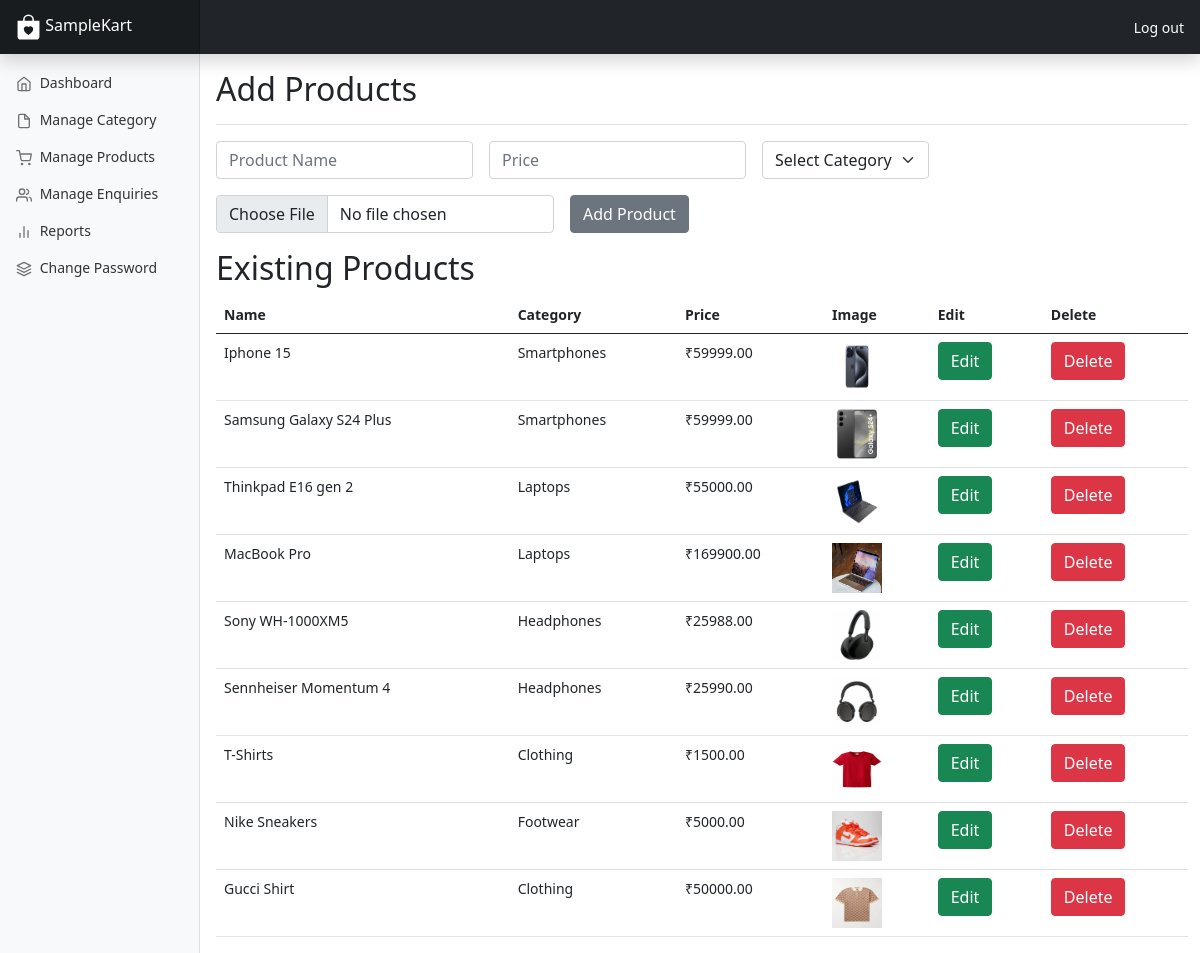
Screenshot of /products/ with the database file from the repository.
### myapp/models.py (models this page shows, shortened)
class Product(models.Model):
    name=models.CharField(max_length=100,blank=False,null=False)
    price=models.DecimalField(max_digits=10,decimal_places=2,null=False,blank=False)
    image=models.ImageField(upload_to="product_images/",null=True,blank=True)
    category=models.ForeignKey(Category,on_delete=models.CASCADE,related_name="products")
    class Meta:
        verbose_name_plural="Products"

class Category(models.Model):
    category_name=models.CharField(max_length=100,blank=False,null=False)
    def __str__(self):
        return self.category_name
    class Meta:
        verbose_name_plural="Categories"

### myapp/views.py (the view, shortened to what this page needs)
# urls.py: path("products/",views.manage_products,name="manage_products"),
def manage_products(request):
    categories=Category.objects.all()
    products=Product.objects.all()
    return render(request,"manage_products.html",{
        "products": products,
        "categories": categories
    })

### myapp/templates/manage_products.html (shortened to what this page needs)
<!doctype html>
{% load static %}
<html lang="en">
    <head>
        <link href="{% static 'assets\dist\css\bootstrap.min.css' %}" rel="stylesheet">
        <link rel="stylesheet" href="{% static "css\index.css" %}">
        <link href="{% static "css\dashboard.css" %}" rel="stylesheet">
    </head>
<body>
<header class="navbar navbar-dark sticky-top bg-dark flex-md-nowrap p-0 shadow">
    <a class="navbar-brand col-md-3 col-lg-2 me-0 px-3" href="{% url "home" %}">
         SampleKart
    </a>
    <div class="navbar-nav">
        <div class="nav-item text-nowrap">
            <a class="nav-link px-3 white" href="{% url "home" %}">Log out</a>
        </div>
    </div>
</header>
<div class="container-fluid">
    <div class="row">
        <nav id="sidebarMenu" class="col-md-3 col-lg-2 d-md-block bg-light sidebar collapse">
            <div class="position-sticky pt-3">
                <ul class="nav flex-column">
                    <li class="nav-item">
                    <a class="nav-link" aria-current="page" href="{% url "dashboard" %}">
                        <span data-feather="home"></span>
                        Dashboard
                    </a>
                    </li>
                    <li class="nav-item">
                    <a class="nav-link" href="{% url "manage_categories" %}">
                        <span data-feather="file"></span>
                        Manage Category
                    </a>
                    </li>
                    <li class="nav-item">
                    <a class="nav-link" href="{% url "manage_products" %}">
                        <span data-feather="shopping-cart"></span>
                        Manage Products
                    </a>
                    </li>
                    <li class="nav-item">
                    <a class="nav-link" href="#">
                        <span data-feather="users"></span>
                        Manage Enquiries
                    </a>
                    </li>
                    <li class="nav-item">
                    <a class="nav-link" href="#">
                        <span data-feather="bar-chart-2"></span>
                        Reports
                    </a>
                    </li>
                    <li class="nav-item">
                    <a class="nav-link" href="#">
                        <span data-feather="layers"></span>
                        Change Password
                    </a>
                    </li>
                </ul>
            </div>
        </nav>
        <main class="col-md-9 ms-sm-auto col-lg-10 px-md-4">
            <div class="d-flex justify-content-between flex-wrap flex-md-nowrap align-items-center pt-3 pb-2 mb-3 border-bottom">
                <h1 class="h2">Add Products</h1>
            </div>
            <form method="post" enctype="multipart/form-data" class='row g-3'>
                <div class='col-auto'>
                    <input type="text" name="name" placeholder="Product Name" class='form-control' required>
                </div>
                <div class='col-auto'>
                    <input type="number" step="0.01" name="price" placeholder="Price" class='form-control' required>
                </div>
                <div class='col-auto'>
                    <select name="category_id" class='form-select' required>
                        <option value="">Select Category</option>
                    </select>
                </div>
                <div class='col-auto'>
                    <input type="file" name="image" class='form-control' required>
                </div>
                <div class='col-auto'>
                    <button type="submit" class='btn btn-secondary'>Add Product</button>
                </div>
            </form>
            <h2 class='mt-3'>Existing Products</h2>
                <table class="table">
                    <thead>
                      <tr>
                        <th scope="col">Name</th>
                        <th scope="col">Category</th>
                        <th scope="col">Price</th>
                        <th scope="col">Image</th>
                        <th scope='col'>Edit</th>
                        <th scope='col'>Delete</th>
                      </tr>
                    </thead>
                    <tbody>
                        {% for product in products %}
                      <tr>
                        <td>{{ product.name }}</td>
                        <td>{{ product.category }}</td>
                        <td>₹{{ product.price }}</td>
                        {% if product.image %}
                        <td><img src="{{ product.image.url }}" alt="{{ product.name }}" width="50" height='50'></td>
                        {% endif %}
                        <td><a href="{% url 'edit_product' product.id %}" class="btn btn-success">Edit</a></td>
                        <td><a href="{% url 'delete_product' product.id %}">
                            <button class='btn btn-danger'>Delete</button>
                        </a></td>
                      </tr>
                        {% endfor %}
                    </tbody>
                  </table>
        </main>
    </div>
</div>
</body>
</html>

### myapp/static/css/index.css (style rules this page uses)
a { text-decoration: none; }

### myapp/static/css/dashboard.css (style rules this page uses)
body { font-size: .875rem; }
.feather { width: 16px; height: 16px; vertical-align: text-bottom; }
.sidebar { position: fixed; top: 0; bottom: 0; left: 0; z-index: 100; padding: 48px 0 0; box-shadow: inset -1px 0 0 rgba(0, 0, 0, .1); }
.sidebar .nav-link { font-weight: 500; color: #333; }
.sidebar .nav-link .feather { margin-right: 4px; color: #727272; }
.navbar-brand { padding-top: .75rem; padding-bottom: .75rem; font-size: 1rem; background-color: rgba(0, 0, 0, .25); box-shadow: inset -1px 0 0 rgba(0, 0, 0, .25); }
.white { color: white !important; }
.container-fluid { margin: 0; padding: 0; }

### rows the page displays
Product: name "Iphone 15", category "Smartphones", price "59999.00", image (picture)
Product: name "Samsung Galaxy S24 Plus", category "Smartphones", price "59999.00", image (picture)
Product: name "Thinkpad E16 gen 2", category "Laptops", price "55000.00", image (picture)
Product: name "MacBook Pro", category "Laptops", price "169900.00", image (picture)
Product: name "Sony WH-1000XM5", category "Headphones", price "25988.00", image (picture)
Product: name "Sennheiser Momentum 4", category "Headphones", price "25990.00", image (picture)
Product: name "T-Shirts", category "Clothing", price "1500.00", image (picture)
Product: name "Nike Sneakers", category "Footwear", price "5000.00", image (picture)
Product: name "Gucci Shirt", category "Clothing", price "50000.00", image (picture)
